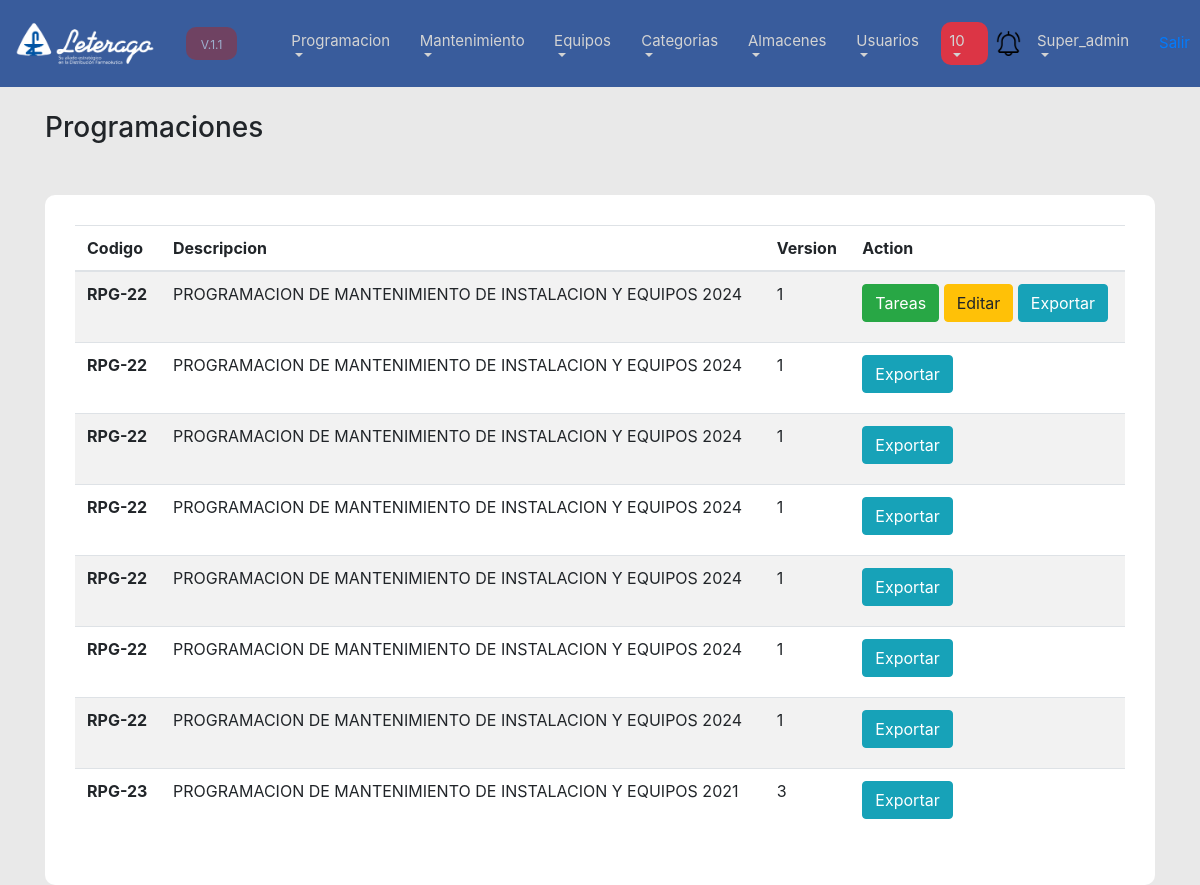
Screenshot of /list_programas.php (signed in) with the database file from the repository.
### tables this page shows
CREATE TABLE `programaheader` (
  `id` int(11) NOT NULL,
  `doc_no` varchar(100) NOT NULL,
  `doc_relacionado` varchar(100) NOT NULL,
  `fecha_ini` date NOT NULL,
  `fecha_fin` date NOT NULL,
  `descripcion` text NOT NULL,
  `version` int(11) NOT NULL,
  `estado` int(6) DEFAULT NULL,
  `temp` int(6) DEFAULT NULL,
  `create_date` datetime NOT NULL DEFAULT current_timestamp(),
  `create_by` varchar(100) NOT NULL,
  `modify_date` datetime DEFAULT NULL,
  `modify_by` varchar(3) DEFAULT NULL,
  `delete_date` datetime DEFAULT NULL,
  `delete_by` varchar(3) DEFAULT NULL
);

### model/users.php (called while the page is built, shortened)
<?php
    class Users{
        public function permisos(){
            $conexion = new Kon();
            $con = $conexion->conn();
            $rol = $_SESSION["usuario_Log_Rol"];
            $query = "SELECT * FROM rolpermisos where id_Rol = $rol";
            $exc_query = mysqli_query($con, $query);
            $Permisos = mysqli_fetch_assoc($exc_query);
            return $Permisos;
        }
    }
?>

### model/programas.php (called while the page is built, shortened)
<?php
    class Programas {
        public function list_header(){
            $conexion = new Kon();
            $con = $conexion->conn();
            $query = "SELECT * FROM programaheader where delete_date is null order by id desc";
            $exc = $con->query($query);
            return $exc;
        }
    }
?>

### list_programas.php (the view)
<?php
include("plantilla/menu_top.php");
include("model/programas.php");
$programa_instance = new Programas();
$programa_exc = $programa_instance->list_header();
?>
<link rel="stylesheet" href="css/form.css">
<div class="Container">
    <br>
    <h3>Programaciones</h3>
    <div class="formularios">
    <table class="table table-striped">
  <thead>
    <tr>
      <th scope="col">Codigo</th>
      <th scope="col">Descripcion</th>
      <th scope="col">Version</th>
      <th scope="col">Action</th>
    </tr>
  </thead>
  <tbody>
    <?php
      while($row = mysqli_fetch_assoc($programa_exc)){
    ?>
    <tr>
      <th scope="row"><?php echo $row["doc_no"] ?></th>
      <td><?php echo $row["descripcion"] ?></td>
      <td><?php echo $row["version"] ?></td>
      <td>
        <?php
          $estado = $row["estado"];
          $id = $row["id"];
          if($estado != 0){
        ?>
          <a href="list_tareas.php?programa=<?php echo $id ?>"><button class="btn btn-success mb-2">Tareas</button></a>
          <a href="ver_programa.php?id=<?php echo $row["id"] ?>"><button class="btn btn-warning mb-2">Editar</button></a>
          <?php
          }
          ?>
          <button class="btn btn-info mb-2">Exportar</button>
      </td>
    </tr>
    <?php
      }
    ?>
  </tbody>
</table>
    </div>
</div>

### plantilla/menu_top.php (shortened to what this page needs)
<link rel="stylesheet" href="css/bootstrap.min.css">
<link rel="stylesheet" href="css/Top.css">
<link rel="stylesheet" href="css/all.css">
<?php
if(isset($_SESSION["usuario_Log_Username"])){
  include("model/users.php");
  $Users_instance = new Users();
  $permisos = $Users_instance->permisos();
?>
<nav class="navbar navbar-expand-lg navbar-light bg-light">
  <a class="navbar-brand" href="home.php"><img id="logo" src="imagen/logo.png" alt=""> <small class='small_relleno'>V.1.1</small></a>
  <div class="collapse navbar-collapse" id="navbarSupportedContent">
    <ul class="navbar-nav mr-auto">
    <li class="nav-item dropdown">
        <a class="nav-link dropdown-toggle" href="#" id="navbarDropdown" role="button" data-toggle="dropdown" aria-haspopup="true" aria-expanded="false">
          Programacion
        </a>
      </li>
      <li class="nav-item dropdown">
        <a class="nav-link dropdown-toggle" href="#" id="navbarDropdown" role="button" data-toggle="dropdown" aria-haspopup="true" aria-expanded="false">
          Mantenimiento
        </a>
      </li>
      <li class="nav-item dropdown">
        <a class="nav-link dropdown-toggle" href="#" id="navbarDropdown" role="button" data-toggle="dropdown" aria-haspopup="true" aria-expanded="false">
          Equipos
        </a>
      </li>
      <li class="nav-item dropdown">
        <a class="nav-link dropdown-toggle" href="#" id="navbarDropdown" role="button" data-toggle="dropdown" aria-haspopup="true" aria-expanded="false">
          Categorias
        </a>
      </li>
      <li class="nav-item dropdown">
        <a class="nav-link dropdown-toggle" href="#" id="navbarDropdown" role="button" data-toggle="dropdown" aria-haspopup="true" aria-expanded="false">
          Almacenes
        </a>
      </li>
      <?php
           if($permisos["Modulo_Usuarios"] == 1 || $permisos["Modulo_Roles"]== 1){
            ?>
      <li class="nav-item dropdown">
        <a class="nav-link dropdown-toggle" href="#" id="navbarDropdown" role="button" data-toggle="dropdown" aria-haspopup="true" aria-expanded="false">
          Usuarios
        </a>
      </li>
      <?php }?>
    </ul>
    <ul class="navbar-nav mr-2 float-right">
    <li class="nav-item dropdown">
    <a class="nav-link dropdown-toggle bg-danger notificaciones" href="#" id="navbarDropdown" role="button" data-toggle="dropdown" aria-haspopup="true" aria-expanded="false">
          10
        </a>
      </li>
      </ul>
       <img src="imagen/bell.png" width="25" srcset="">
       <a class="nav-link dropdown-toggle" href="#" id="navbarDropdown" role="button" data-toggle="dropdown" aria-haspopup="true" aria-expanded="false">
         <?php
         echo $_SESSION["usuario_Log_Username"];
         ?> <a href="controllers/logout.php">Salir</a>
        </a>
  </div>
</nav>
<?php
}else{
  header("location:index.php");
}
?>

### css/Top.css (style rules this page uses)
.Navbar { padding: 10px !important; font-size: 15px !important; background-color: #395c9c !important; }
.nav-link { color: lightgray !important; }
.navbar-collapse { margin-left: 30px; }
.small_relleno { background-color: brown; opacity: 0.5; color:white; padding-top: 10px; padding-bottom: 8px; padding-left: 15px; padding-right: 15px; border-radius: 10px; margin-left: 20px; font-size: 12px !important; }
#logo { width: 150px; }
.notificaciones { border-radius: 10px; }

### css/form.css (style rules this page uses)
.formularios { background-color: white; padding: 30px; margin-top: 50px; border-radius: 10px; }

### rows the page displays
programaheader: doc_no "RPG-22", descripcion "PROGRAMACION DE MANTENIMIENTO DE INSTALACION Y EQUIPOS 2024", version "1"
programaheader: doc_no "RPG-22", descripcion "PROGRAMACION DE MANTENIMIENTO DE INSTALACION Y EQUIPOS 2024", version "1"
programaheader: doc_no "RPG-22", descripcion "PROGRAMACION DE MANTENIMIENTO DE INSTALACION Y EQUIPOS 2024", version "1"
programaheader: doc_no "RPG-22", descripcion "PROGRAMACION DE MANTENIMIENTO DE INSTALACION Y EQUIPOS 2024", version "1"
programaheader: doc_no "RPG-22", descripcion "PROGRAMACION DE MANTENIMIENTO DE INSTALACION Y EQUIPOS 2024", version "1"
programaheader: doc_no "RPG-22", descripcion "PROGRAMACION DE MANTENIMIENTO DE INSTALACION Y EQUIPOS 2024", version "1"
programaheader: doc_no "RPG-22", descripcion "PROGRAMACION DE MANTENIMIENTO DE INSTALACION Y EQUIPOS 2024", version "1"
programaheader: doc_no "RPG-23", descripcion "PROGRAMACION DE MANTENIMIENTO DE INSTALACION Y EQUIPOS 2021", version "3"

### other values shown
$_SESSION["usuario_Log_Username"] "Super_admin"
